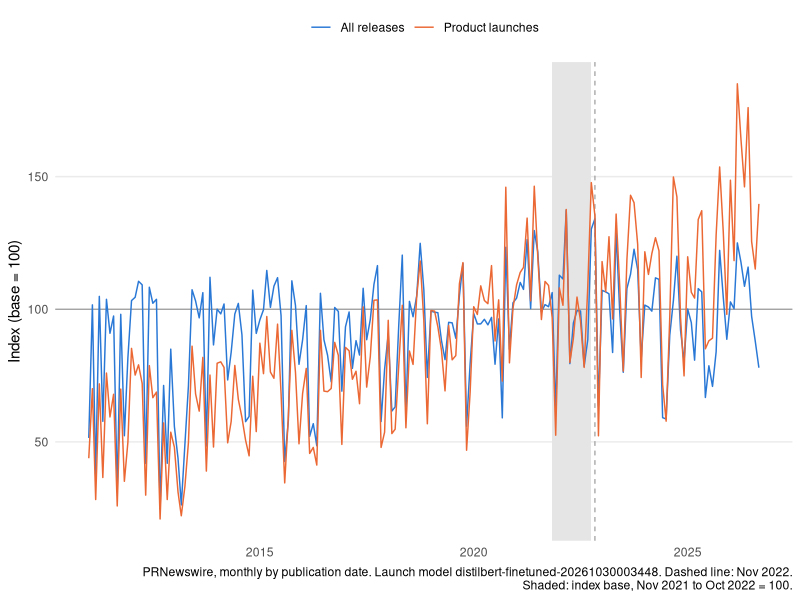
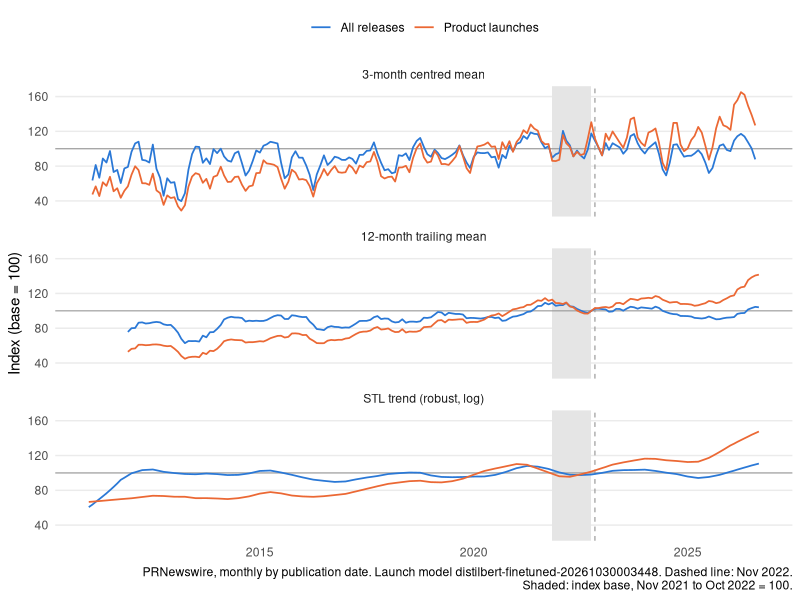
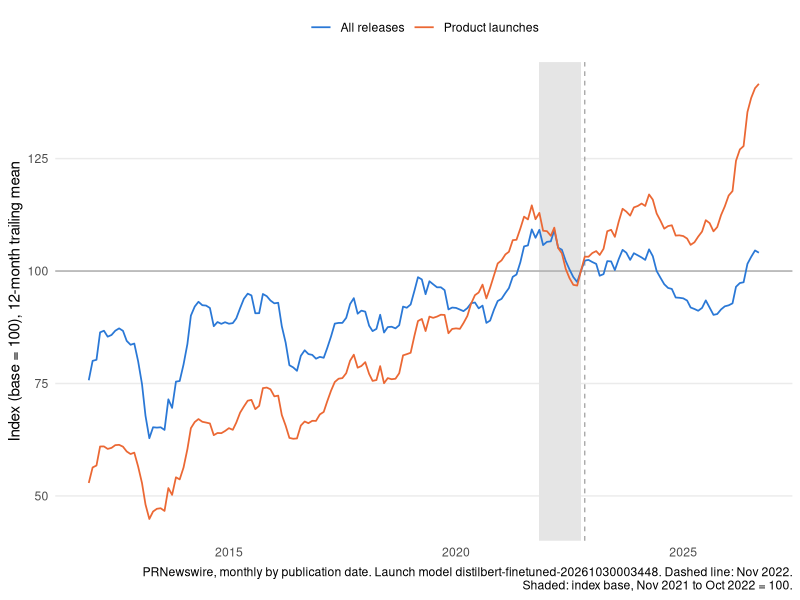
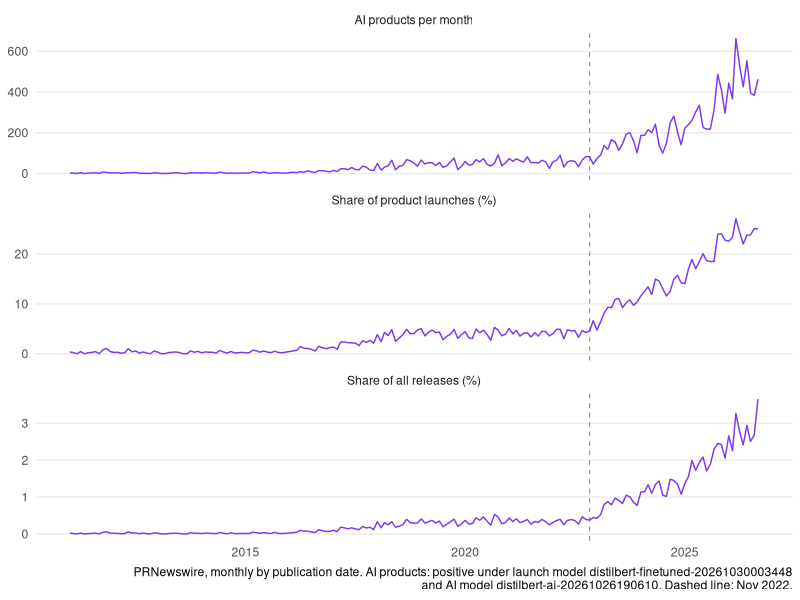
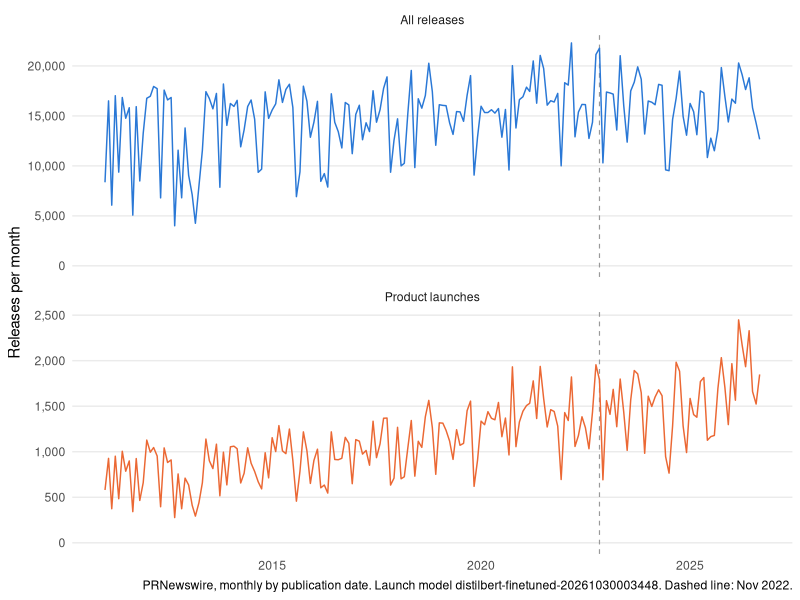
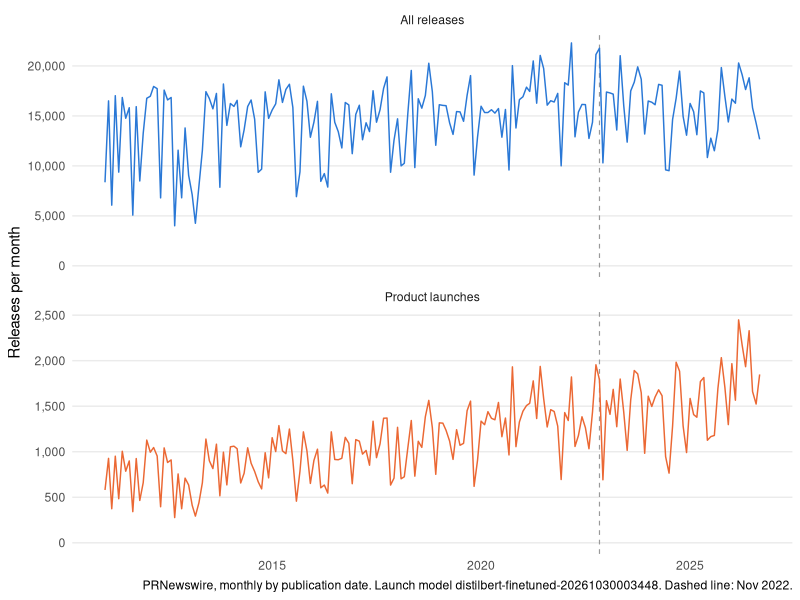
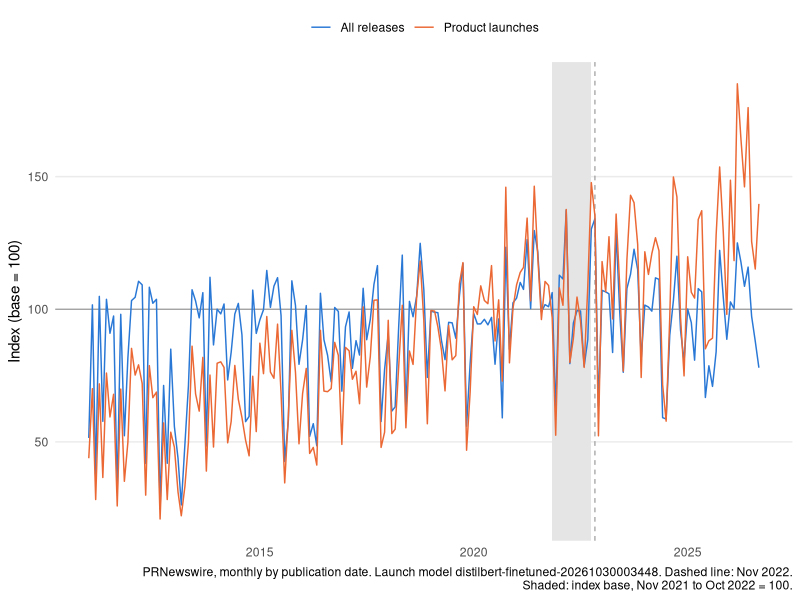
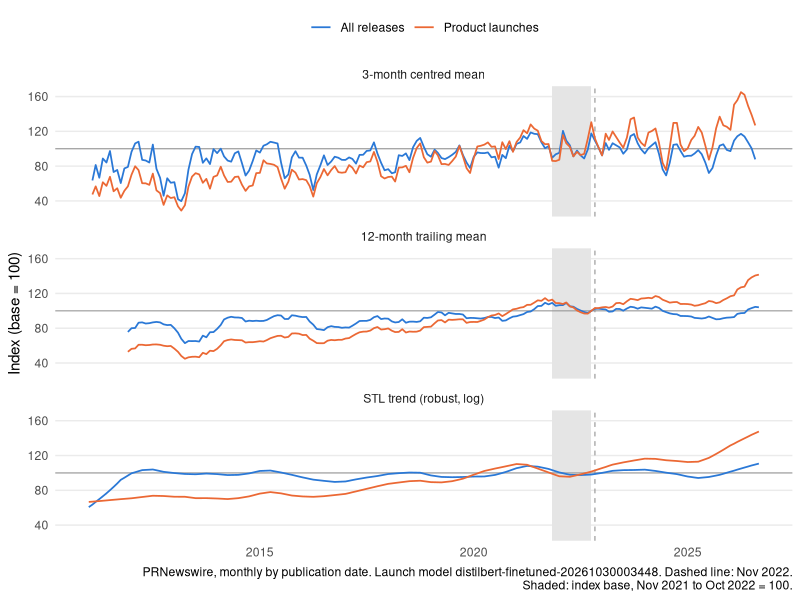

R code for these plots, in order:
library(data.table)
library(ggplot2)
pdf(NULL)

setwd(dirname(normalizePath(sub("--file=", "", grep("--file=", commandArgs(), value = TRUE)))))

d <- fread("monthly.csv")
# Pre-2011 coverage is thin; the last month is still being scraped
d <- d[month >= "2011-01" & month < max(month)]
d[, date := as.IDate(paste0(month, "-01"))]

long <- melt(d, id.vars = "date", measure.vars = c("total", "launch"), variable.name = "series", value.name = "n")
long[, series := factor(series, c("total", "launch"), c("All releases", "Product launches"))]
stopifnot(uniqueN(long$date) == length(seq(min(long$date), max(long$date), by = "month")))

# Index base: mean of the 12 months before Nov 2022
base_from <- as.IDate("2021-11-01")
base_to <- as.IDate("2022-10-01")
long[, base := mean(n[date >= base_from & date <= base_to]), by = series]
long[, index := 100 * n / base]

# Smoothers: centred 3-month and trailing 12-month means, and the trend of a robust STL on log counts
# (robust weights discount months with scraping gaps)
smooth <- long[, .(
	date,
	`3-month centred mean` = frollmean(n, 3, align = "center"),
	`12-month trailing mean` = frollmean(n, 12),
	`STL trend (robust, log)` = exp(stl(ts(log(n), frequency = 12), s.window = 13, robust = TRUE)$time.series[, "trend"]),
	base
), by = series]
smooth <- melt(smooth, id.vars = c("series", "date", "base"), variable.name = "method", value.name = "n", na.rm = TRUE)
smooth[, index := 100 * n / base]

cols <- c("All releases" = "#2a78d6", "Product launches" = "#eb6834")
chatgpt <- geom_vline(xintercept = as.IDate("2022-11-01"), linetype = "dashed", colour = "grey60", linewidth = 0.4)
theme_set(theme_minimal(base_size = 11) + theme(
	panel.grid.minor = element_blank(), panel.grid.major.x = element_blank(),
	legend.position = "top", legend.title = element_blank(),
	plot.background = element_rect(fill = "white", colour = NA)
))
caption <- sprintf("PRNewswire, monthly by publication date. Launch model %s. Dashed line: Nov 2022.", d$launch_version[1])
base_band <- annotate("rect", xmin = base_from, xmax = base_to, ymin = -Inf, ymax = Inf, fill = "grey90")
index_caption <- paste(caption, "Shaded: index base, Nov 2021 to Oct 2022 = 100.", sep = "\n")

ggplot(long, aes(date, n, colour = series)) +
	chatgpt +
	geom_line(linewidth = 0.5) +
	facet_wrap(~series, ncol = 1, scales = "free_y") +
	scale_colour_manual(values = cols, guide = "none") +
	scale_y_continuous(labels = scales::comma, limits = c(0, NA)) +
	labs(x = NULL, y = "Releases per month", caption = caption)
ggsave("counts.png", width = 9, height = 6, dpi = 150)

ggplot(long, aes(date, index, colour = series)) +
	base_band +
	geom_hline(yintercept = 100, colour = "grey60", linewidth = 0.4) +
	chatgpt +
	geom_line(linewidth = 0.5) +
	scale_colour_manual(values = cols) +
	labs(x = NULL, y = "Index (base = 100)", caption = index_caption)
ggsave("index.png", width = 9, height = 5, dpi = 150)

ggplot(smooth, aes(date, index, colour = series)) +
	base_band +
	geom_hline(yintercept = 100, colour = "grey60", linewidth = 0.4) +
	chatgpt +
	geom_line(linewidth = 0.6) +
	facet_wrap(~method, ncol = 1) +
	scale_colour_manual(values = cols) +
	labs(x = NULL, y = "Index (base = 100)", caption = index_caption)
ggsave("smooth.png", width = 9, height = 9, dpi = 150)

ggplot(smooth[method == "12-month trailing mean"], aes(date, index, colour = series)) +
	base_band +
	geom_hline(yintercept = 100, colour = "grey60", linewidth = 0.4) +
	chatgpt +
	geom_line(linewidth = 0.6) +
	scale_colour_manual(values = cols) +
	labs(x = NULL, y = "Index (base = 100), 12-month trailing mean", caption = index_caption)
ggsave("smooth_12m.png", width = 9, height = 5, dpi = 150)

ai <- d[, .(date,
	`AI products per month` = as.numeric(ai),
	`Share of product launches (%)` = 100 * ai / launch,
	`Share of all releases (%)` = 100 * ai / total
)]
ai <- melt(ai, id.vars = "date", variable.name = "measure", value.name = "v")
ggplot(ai, aes(date, v)) +
	chatgpt +
	geom_line(linewidth = 0.5, colour = "#7c3aed") +
	facet_wrap(~measure, ncol = 1, scales = "free_y") +
	scale_y_continuous(labels = scales::comma, limits = c(0, NA)) +
	labs(x = NULL, y = NULL, caption = sprintf(
		"PRNewswire, monthly by publication date. AI products: positive under launch model %s\nand AI model %s. Dashed line: Nov 2022.",
		d$launch_version[1], d$ai_version[1]
	))
ggsave("ai.png", width = 9, height = 7, dpi = 150)
